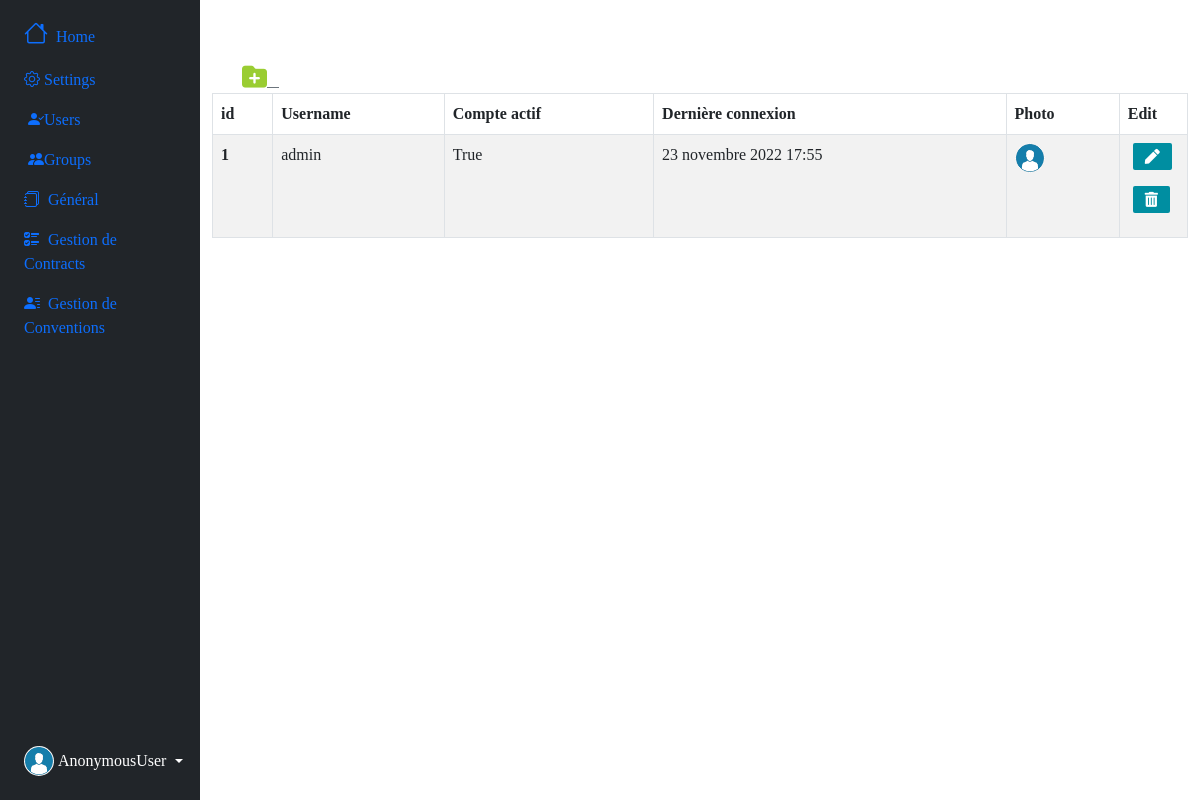
Before: /auth/users with the older database file.
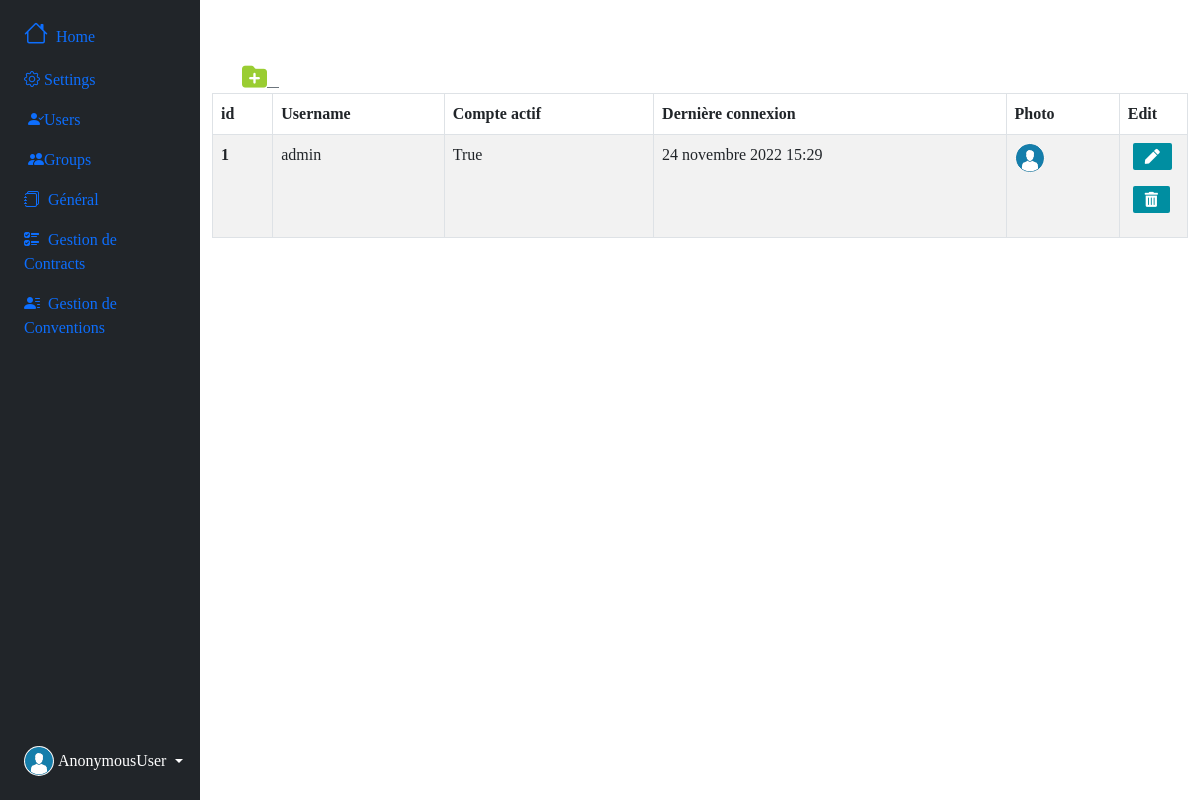
After: the same page with the newer database file.
### authentication/models.py (models this page shows, shortened)
class User(AbstractUser):
    photo = models.ImageField(upload_to='users_img/', null=True, blank=True)

### authentication/views.py (the view)
# urls.py: path('auth/users', views.users, name="users"),
def users(request):
    user_lists = User.objects.all()
    return render(request, "authentication/list.html", {"user_lists":user_lists})

### authentication/templates/authentication/list.html (shortened to what this page needs)
{% extends 'index.html' %}
{% block main%}
<a href="{% url 'add_user' %}" class="btn-outline-secondary" style="width: 50px; height: 50px; margin-left: 30px;" title="Add user">
  <i style="color: yellowgreen; font-size: 25px; " class="fa-sharp fa-solid fa-folder-plus"></i> &nbsp;&nbsp;
</a>
<table table id="example" class="table table-striped table-bordered nowrap" style="width:100%">
  <thead>
    <tr>
      <th scope="col">id</th>
      <th scope="col">Username</th>
      <th scope="col">Compte actif</th>
      <th scope="col">Dernière connexion</th>
      <th scope="col">Photo</th>
      <th scope="col" style="width: 7%">Edit</th>
    </tr>
  </thead>
  <tbody>
    {% for user_list in user_lists %}
    <tr>
      <th scope="row">{{user_list.id}}</th>
      <td>{{user_list.username}}</td>
      <td>{{user_list.is_active}}</td>
      <td>{{user_list.last_login}}</td>
      <td>
      <img src="{{user_list.photo.url}}" alt="hugenerd" width="30" height="30" class="rounded-circle">
      </td>
      <td>
        <a href="{% url 'edit_user' user_list.id %}" class="btn btn-success text-center" title="Edit user">
          <i style="font-size: 15px;" class="fas fa-pen"></i>
      </a>
      <a class="btn btn-secondary text-center" title="Delete user" data-bs-toggle="modal" data-bs-target="#deleteModal{{user_list.id}}">
          <i style="font-size: 15px;" class="fas fa-trash-alt"></i>
      </a>
    </td>
    </tr>
    {% endfor %}
  </tbody>
</table>
  {% endblock main%}

Changed rows visible on the page:
changed User "admin": last_login "23 novembre 2022 17:55" → "24 novembre 2022 15:29"
